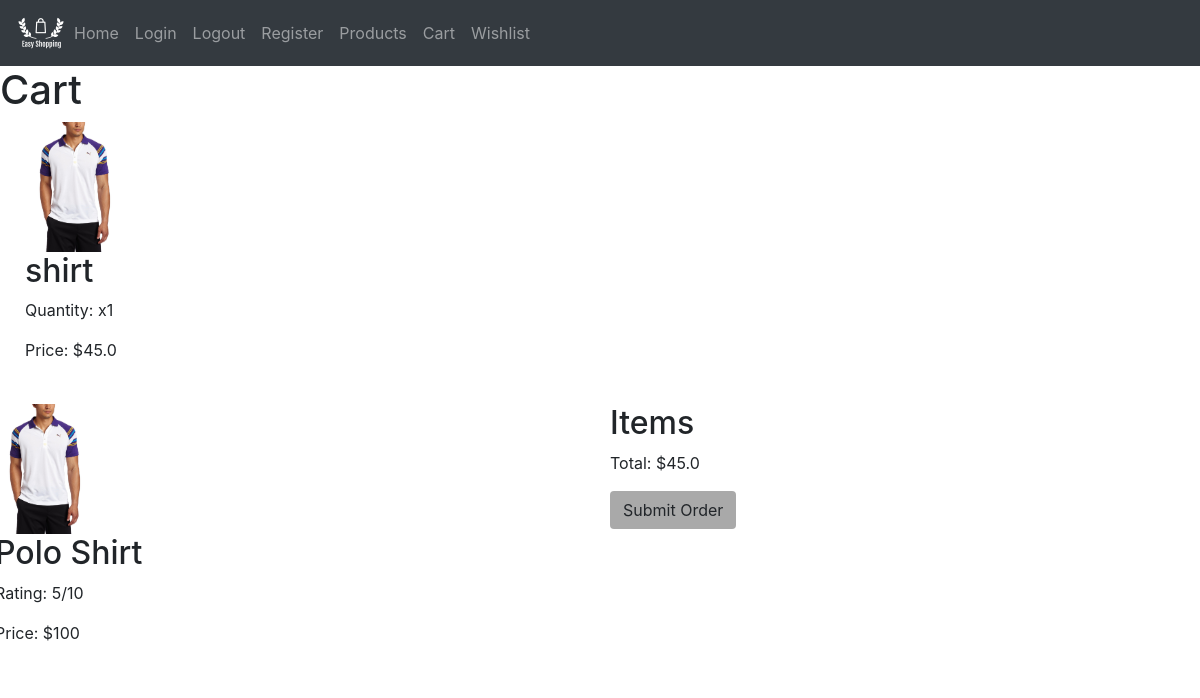
/cart, run on an earlier commit of the app's database.
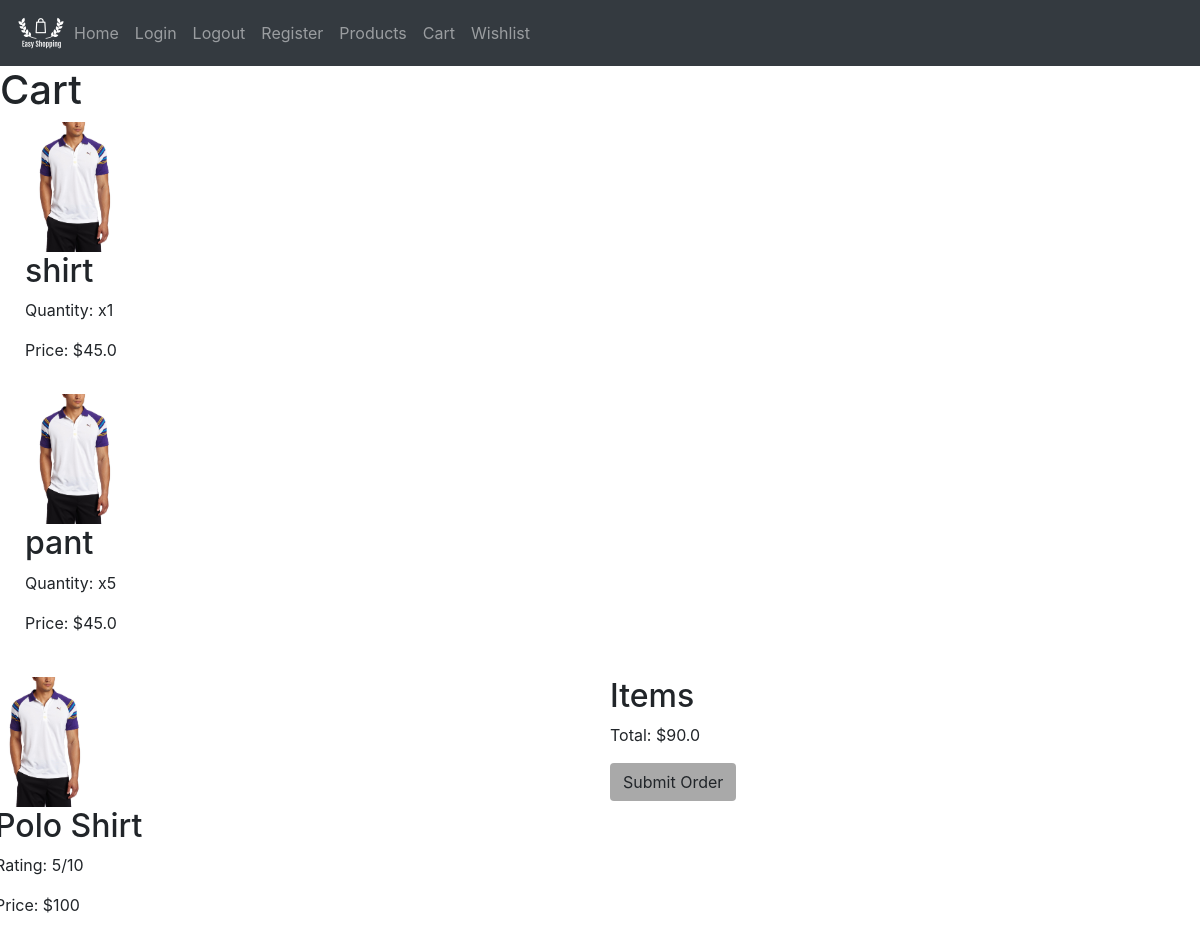
And on a later commit of the database.
### ShoppingApp/models.py (models this page shows)
class CartItem(db.Model):
    __tablename__ = 'cart_table'
    id = db.Column(db.Integer, primary_key=True)
    itemname = db.Column(db.String(64), unique=True, nullable=False)
    itemquantity = db.Column(db.Integer)
    itemprice = db.Column(db.Float)

### ShoppingApp/routes.py (the view)
@app.route('/cart', methods=['GET'])
def cart():
    title = 'Cart'
    cartitems = CartItem.query.all()
    totalprice = 0.0
    for item in cartitems:
        totalprice += item.itemprice
    return render_template('cart.html', cartitems=cartitems, title=title, totalprice=totalprice)

### ShoppingApp/templates/cart.html (shortened to what this page needs)
{% extends "base.html" %}
{% block content %}
<h1>{{title}}</h1>
{% for item in cartitems %}
<ul>
    <div class="row">
        <form action="" method="POST">
            <img src=/static/images/polo.jpg width=100px>
            <h2>{{item.itemname}}</h2>
            <p>Quantity: x{{item.itemquantity}}</p>
            <p>Price: ${{item.itemprice}}</p>
        </form>
    </div>
</ul>
{% endfor %}
<div class="row">
    <div class="column">
        <img src=/static/images/polo.jpg width=100px>
        <h2>Polo Shirt</h2>
        <p> Rating: 5/10</p>
        <p> Price: $100</p>
    </div>
    <div class="column">
        <h2>Items</h2>
        <p> Total: ${{totalprice}}</p>
        <button class="btn" style="background-color: darkgray;">Submit Order</button>
    </div>
</div>
{% endblock content %}

### ShoppingApp/templates/base.html (shortened to what this page needs)
<!DOCTYPE html>
<html lang="en" dir="ltr">
    <link rel ='stylesheet' href ="static/css/main.css" >
    <link rel="stylesheet" href="https://stackpath.bootstrapcdn.com/bootstrap/4.3.1/css/bootstrap.min.css">
<head>
</head>
<nav class="navbar navbar-expand-md navbar-dark bg-dark top">
   <img class= "img" alt = "logo" src="static/images/logo.png" >
    <div class="collapse navbar-collapse" id="navbarsExampleDefault">
      <ul class="navbar-nav mr-auto">
        <li class="nav-item"><a class="nav-link"  href = "{{ url_for('home') }}">Home <span class="sr-only">(current)</span></a></li>
        <li class="nav-item"><a class="nav-link"  href = "{{ url_for('login') }}" >Login</a></li>
        <li class="nav-item"><a class="nav-link"  href = "{{ url_for('logout') }}" >Logout</a></li>
        <li class="nav-item"><a class="nav-link"  href = "{{ url_for('register') }}">Register</a></li>
        <li class="nav-item"><a class="nav-link"  href = "{{ url_for('product') }}" >Products</a></li>
        <li class="nav-item"><a class="nav-link"  href = "{{ url_for('cart') }}">Cart</a></li>
        <li class="nav-item"><a class="nav-link"  href = "{{ url_for('wishlist') }}">Wishlist</a></li>
      </ul>
        </div>
  </nav>
<body>
    {% block content %}{% endblock %}
</body>
</html>

### ShoppingApp/static/css/main.css (style rules this page uses)
.img { height: 50px; width: 50px; }
.column { float: center; width: 50%; padding: 10px; }
.row:after { content: ""; display: table; clear: both; }
body { background-position: center; background-repeat: no-repeat; background-size: cover; position: relative; }
.btn { background-color: black; color: black; font-size: 16px; padding: 12px 24px; border: none; cursor: pointer; border-radius: 5px; }

What changed in the data, as far as the page shows it:
added CartItem: itemname "pant", itemquantity "5", itemprice "45.0"
Also different on the page:
{{ totalprice }}: "45.0" → "90.0"
